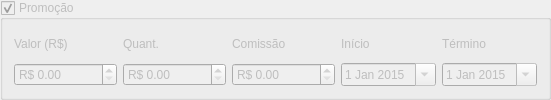
             <widget class="QGroupBox" name="groupBox">
              <property name="enabled">
               <bool>false</bool>
              </property>
              <property name="sizePolicy">
               <sizepolicy hsizetype="Preferred" vsizetype="Preferred">
                <horstretch>0</horstretch>
                <verstretch>0</verstretch>
               </sizepolicy>
              </property>
              <property name="maximumSize">
               <size>
                <width>16777215</width>
                <height>16777215</height>
               </size>
              </property>
              <property name="toolTip">
               <string>&lt;html&gt;&lt;head/&gt;&lt;body&gt;&lt;p&gt;Indisponível nesta versão!&lt;/p&gt;&lt;/body&gt;&lt;/html&gt;</string>
              </property>
              <property name="title">
               <string>Promoção</string>
              </property>
              <property name="checkable">
               <bool>true</bool>
              </property>
              <layout class="QGridLayout" name="gridLayout_2">
               <item row="1" column="2">
                <widget class="QDoubleSpinBox" name="doubleSpinBoxComissaoPromo">
                 <property name="prefix">
                  <string>R$ </string>
                 </property>
                 <property name="maximum">
                  <double>9999999999.000000000000000</double>
                 </property>
                </widget>
               </item>
               <item row="0" column="1">
                <widget class="QLabel" name="label_23">
                 <property name="sizePolicy">
                  <sizepolicy hsizetype="Preferred" vsizetype="Preferred">
                   <horstretch>0</horstretch>
                   <verstretch>0</verstretch>
                  </sizepolicy>
                 </property>
                 <property name="maximumSize">
                  <size>
                   <width>16777215</width>
                   <height>16777215</height>
                  </size>
                 </property>
                 <property name="text">
                  <string>Quant.</string>
                 </property>
                </widget>
               </item>
               <item row="0" column="5">
                <widget class="QLabel" name="label_26">
                 <property name="sizePolicy">
                  <sizepolicy hsizetype="Preferred" vsizetype="Preferred">
                   <horstretch>0</horstretch>
                   <verstretch>0</verstretch>
                  </sizepolicy>
                 </property>
                 <property name="maximumSize">
                  <size>
                   <width>16777215</width>
                   <height>16777215</height>
                  </size>
                 </property>
                 <property name="text">
                  <string>Término</string>
                 </property>
                 <property name="buddy">
                  <cstring>dateEditPromoFim</cstring>
                 </property>
                </widget>
               </item>
               <item row="0" column="2">
                <widget class="QLabel" name="label_24">
                 <property name="sizePolicy">
                  <sizepolicy hsizetype="Preferred" vsizetype="Preferred">
                   <horstretch>0</horstretch>
                   <verstretch>0</verstretch>
                  </sizepolicy>
                 </property>
                 <property name="maximumSize">
                  <size>
                   <width>16777215</width>
                   <height>16777215</height>
                  </size>
                 </property>
                 <property name="text">
                  <string>Comissão</string>
                 </property>
                </widget>
               </item>
               <item row="0" column="4">
                <widget class="QLabel" name="label_25">
                 <property name="sizePolicy">
                  <sizepolicy hsizetype="Preferred" vsizetype="Preferred">
                   <horstretch>0</horstretch>
                   <verstretch>0</verstretch>
                  </sizepolicy>
                 </property>
                 <property name="maximumSize">
                  <size>
                   <width>16777215</width>
                   <height>16777215</height>
                  </size>
                 </property>
                 <property name="text">
                  <string>Início</string>
                 </property>
                 <property name="buddy">
                  <cstring>dateEditPromoInicio</cstring>
                 </property>
                </widget>
               </item>
               <item row="0" column="0">
                <widget class="QLabel" name="label_22">
                 <property name="sizePolicy">
                  <sizepolicy hsizetype="Preferred" vsizetype="Preferred">
                   <horstretch>0</horstretch>
                   <verstretch>0</verstretch>
                  </sizepolicy>
                 </property>
                 <property name="maximumSize">
                  <size>
                   <width>16777215</width>
                   <height>16777215</height>
                  </size>
                 </property>
                 <property name="text">
                  <string>Valor (R$)</string>
                 </property>
                </widget>
               </item>
               <item row="1" column="0">
                <widget class="QDoubleSpinBox" name="doubleSpinBoxValorPromo">
                 <property name="prefix">
                  <string>R$ </string>
                 </property>
                 <property name="maximum">
                  <double>9999999999.000000000000000</double>
                 </property>
                </widget>
               </item>
               <item row="1" column="1">
                <widget class="QDoubleSpinBox" name="doubleSpinBoxQtePromo">
                 <property name="prefix">
                  <string>R$ </string>
                 </property>
                 <property name="maximum">
                  <double>9999999999.000000000000000</double>
                 </property>
                </widget>
               </item>
               <item row="1" column="5">
                <widget class="QDateEdit" name="dateEditPromoFim">
                 <property name="sizePolicy">
                  <sizepolicy hsizetype="Preferred" vsizetype="Preferred">
                   <horstretch>0</horstretch>
                   <verstretch>0</verstretch>
                  </sizepolicy>
                 </property>
                 <property name="maximumSize">
                  <size>
                   <width>16777215</width>
                   <height>16777215</height>
                  </size>
                 </property>
                 <property name="dateTime">
                  <datetime>
                   <hour>0</hour>
                   <minute>0</minute>
                   <second>0</second>
                   <year>2015</year>
                   <month>1</month>
                   <day>1</day>
                  </datetime>
                 </property>
                 <property name="calendarPopup">
                  <bool>true</bool>
                 </property>
                </widget>
               </item>
               <item row="1" column="4">
                <widget class="QDateEdit" name="dateEditPromoInicio">
                 <property name="sizePolicy">
                  <sizepolicy hsizetype="Preferred" vsizetype="Preferred">
                   <horstretch>0</horstretch>
                   <verstretch>0</verstretch>
                  </sizepolicy>
                 </property>
                 <property name="maximumSize">
                  <size>
                   <width>16777215</width>
                   <height>16777215</height>
                  </size>
                 </property>
                 <property name="dateTime">
                  <datetime>
                   <hour>0</hour>
                   <minute>0</minute>
                   <second>0</second>
                   <year>2015</year>
                   <month>1</month>
                   <day>1</day>
                  </datetime>
                 </property>
                 <property name="calendarPopup">
                  <bool>true</bool>
                 </property>
                </widget>
               </item>
              </layout>
             </widget>
